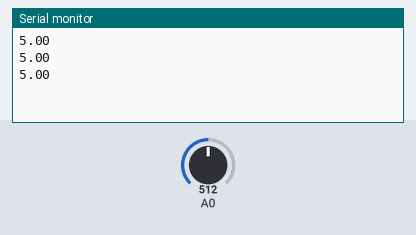
Simulated run of this sketch. Board: Arduino Uno, built with avr-gcc and run on an emulated ATmega328P. Parts: the last lines printed to the serial monitor. The test bench sets the inputs (shaded band); at power-on: A0 = 512.

Above: at 1.3 s.
1.4 s: A0 set to 716
At 1.9 s:
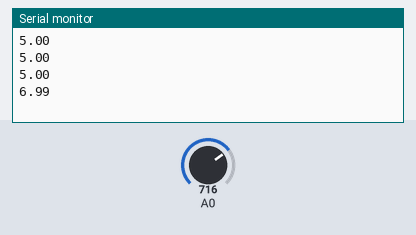
2.9 s: A0 set to 900
At 3.4 s:
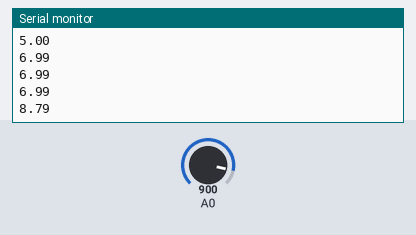
Timing chart, 0 to 5.9 s (numbered marks = the images above; inputs shaded):
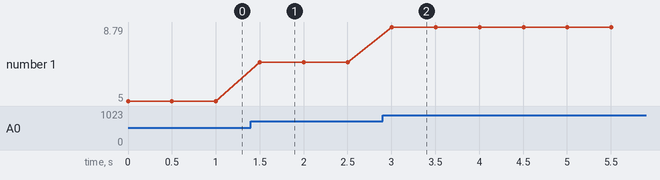

Measured:
- after the input at 1.4 s, the serial monitor: prints a new line after 0.10 s (image 1)
- after the input at 2.9 s, the serial monitor: prints a new line after 0.10 s (image 2)
- plotted number 1: 5 → 6.99 after the input at 1.4 s, 6.99 → 8.79 after the input at 2.9 s

The sketch:

voltage_reading.ino
```cpp
void setup() {
  Serial.begin(9600);
  pinMode(A0, INPUT);
}

void loop() {
  float volts =  5 * analogRead(A0) / 1024.0 * 2;
  Serial.println(volts);
  delay(500);
}
```
